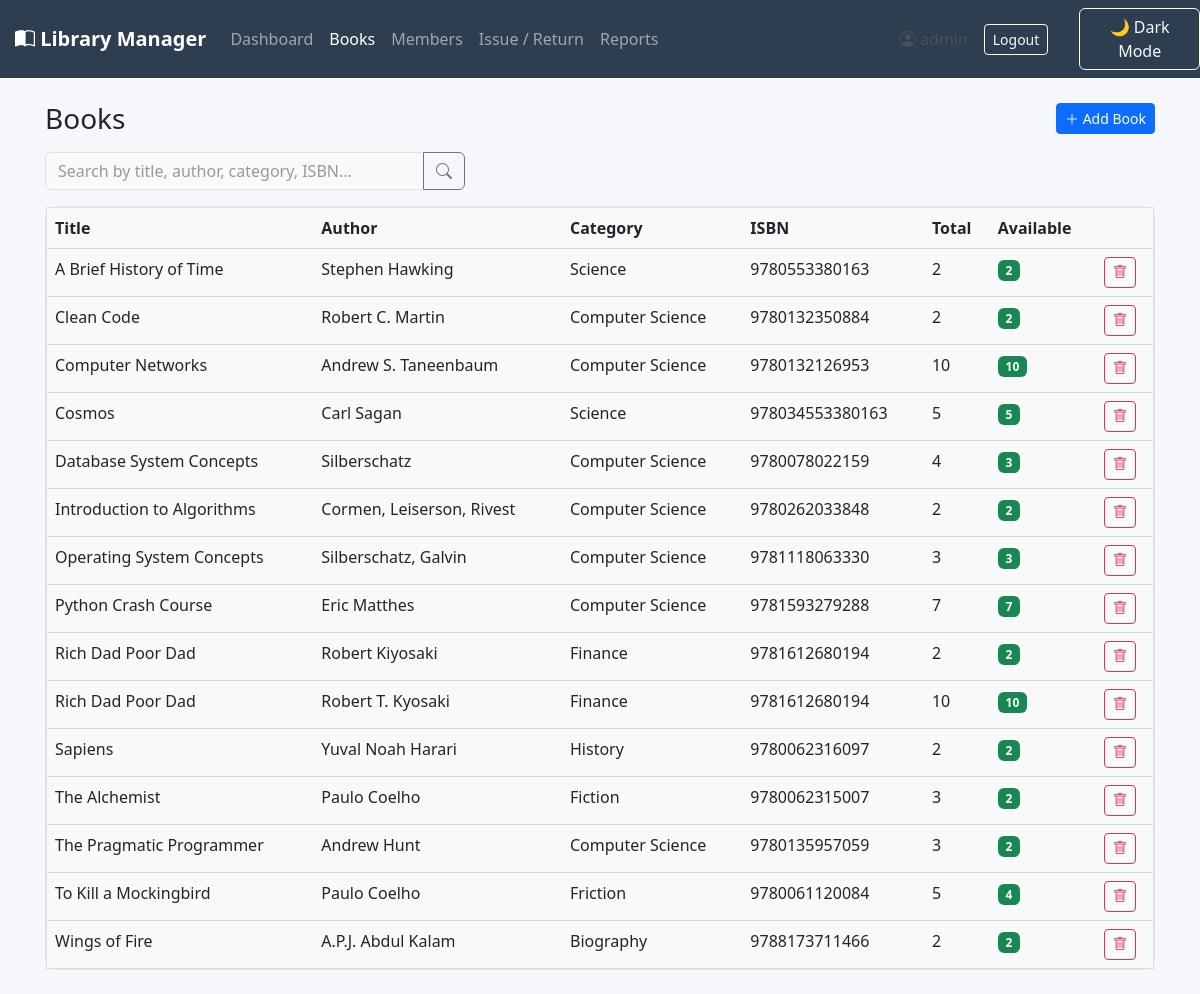
/books (signed in), run on the app's committed database.
### tables this page shows
CREATE TABLE books (
    book_id INTEGER PRIMARY KEY AUTOINCREMENT,
    title TEXT NOT NULL,
    author TEXT NOT NULL,
    publisher TEXT,
    isbn TEXT,
    category TEXT,
    total_copies INTEGER NOT NULL DEFAULT 1,
    available_copies INTEGER NOT NULL DEFAULT 1
);

### app.py (the view)
@app.route("/books")
@login_required
def books():
    query = request.args.get("q", "").strip()
    conn = get_connection()
    if query:
        like = f"%{query}%"
        rows = conn.execute(
            """SELECT * FROM books
               WHERE title LIKE ? OR author LIKE ? OR category LIKE ? OR isbn LIKE ?
               ORDER BY title""",
            (like, like, like, like),
        ).fetchall()
    else:
        rows = conn.execute("SELECT * FROM books ORDER BY title").fetchall()
    conn.close()
    return render_template("books.html", books=rows, query=query)

### app.py (called while the page is built)
def login_required(view):
    from functools import wraps
    @wraps(view)
    def wrapped(*args, **kwargs):
        if "user_id" not in session:
            flash("Please log in to continue.", "warning")
            return redirect(url_for("login"))
        return view(*args, **kwargs)
    return wrapped

### database.py (called while the page is built)
def get_connection():
    conn = sqlite3.connect(DB_PATH)
    conn.row_factory = sqlite3.Row
    conn.execute("PRAGMA foreign_keys = ON")
    return conn

### templates/books.html (shortened to what this page needs)
{% extends "base.html" %}
{% block content %}
<div class="d-flex justify-content-between align-items-center mb-3">
  <h3 class="mb-0">Books</h3>
  <button class="btn btn-primary btn-sm" data-bs-toggle="modal" data-bs-target="#addBookModal">
    <i class="bi bi-plus-lg"></i> Add Book
  </button>
</div>
<form method="GET" action="{{ url_for('books') }}" class="mb-3">
  <div class="input-group" style="max-width: 420px;">
    <input type="text" name="q" class="form-control" placeholder="Search by title, author, category, ISBN..." value="{{ query }}">
    <button class="btn btn-outline-secondary" type="submit"><i class="bi bi-search"></i></button>
  </div>
</form>
<div class="card">
  <div class="card-body p-0">
    <table class="table table-hover mb-0">
      <thead class="table-light">
        <tr>
          <th>Title</th>
          <th>Author</th>
          <th>Category</th>
          <th>ISBN</th>
          <th>Total</th>
          <th>Available</th>
          <th></th>
        </tr>
      </thead>
      <tbody>
        {% for b in books %}
        <tr>
          <td>{{ b.title }}</td>
          <td>{{ b.author }}</td>
          <td>{{ b.category or '-' }}</td>
          <td>{{ b.isbn or '-' }}</td>
          <td>{{ b.total_copies }}</td>
          <td>
            {% if b.available_copies > 0 %}
              <span class="badge bg-success">{{ b.available_copies }}</span>
            {% else %}
              <span class="badge bg-secondary">0</span>
            {% endif %}
          </td>
          <td>
            <form method="POST" action="{{ url_for('delete_book', book_id=b.book_id) }}"
                  onsubmit="return confirm('Delete this book?');">
              <button class="btn btn-sm btn-outline-danger"><i class="bi bi-trash"></i></button>
            </form>
          </td>
        </tr>
        {% else %}
        <tr><td colspan="7" class="text-center text-muted py-3">No books found.</td></tr>
        {% endfor %}
      </tbody>
    </table>
  </div>
</div>
{% endblock %}

### templates/base.html (shortened to what this page needs)
<!DOCTYPE html>
<html lang="en">
<head>
<link href="https://cdn.jsdelivr.net/npm/bootstrap@5.3.3/dist/css/bootstrap.min.css" rel="stylesheet">
<link href="https://cdn.jsdelivr.net/npm/bootstrap-icons@1.11.3/font/bootstrap-icons.css" rel="stylesheet">
<link href="{{ url_for('static', filename='style.css') }}" rel="stylesheet">
</head>
<body>
{% if session.user_id %}
<nav class="navbar navbar-expand-lg navbar-dark app-navbar">
  <div class="container-fluid">
    <a class="navbar-brand fw-semibold" href="{{ url_for('dashboard') }}">
      <i class="bi bi-book-half"></i> Library Manager
    </a>
    <div class="collapse navbar-collapse" id="navMenu">
      <ul class="navbar-nav me-auto mb-2 mb-lg-0">
        <li class="nav-item">
          <a class="nav-link {% if request.endpoint=='dashboard' %}active{% endif %}" href="{{ url_for('dashboard') }}">Dashboard</a>
        </li>
        <li class="nav-item">
          <a class="nav-link {% if request.endpoint=='books' %}active{% endif %}" href="{{ url_for('books') }}">Books</a>
        </li>
        <li class="nav-item">
          <a class="nav-link {% if request.endpoint=='members' %}active{% endif %}" href="{{ url_for('members') }}">Members</a>
        </li>
        <li class="nav-item">
          <a class="nav-link {% if request.endpoint=='issue_return' %}active{% endif %}" href="{{ url_for('issue_return') }}">Issue / Return</a>
        </li>
        <li class="nav-item">
          <a class="nav-link {% if request.endpoint=='reports' %}active{% endif %}" href="{{ url_for('reports') }}">Reports</a>
        </li>
      </ul>
      <span class="navbar-text me-3 text-light-emphasis">
        <i class="bi bi-person-circle"></i> {{ session.username }}
      </span>
      <a href="{{ url_for('logout') }}" class="btn btn-outline-light btn-sm">Logout</a>
    </div>
  </div>
  <button id="theme-toggle" class="btn btn-outline-light ms-3">
</button>
</nav>
{% endif %}
<div class="container my-4">
  {% block content %}{% endblock %}
</div>
</body>
</html>

### static/style.css (style rules this page uses)
:root { --brand-dark: #2c3e50; --brand-accent: hsl(216,38%,47%); --bg-color: #f5f7fa; --card-color: #f8f9fa; --text-color: #212529; --border-color: #d9d9d9; }
body { background-color: var(--bg-color); color: var(--text-color); }
.app-navbar { background-color: var(--brand-dark); }
.card { border-radius:0.6rem; background:var(--card-color); color:var(--text-color); border:1px solid var(--border-color); }
.table { background:var(--card-color); color:var(--text-color); }
.table th, .table td { background:var(--card-color); color:var(--text-color); border-color:var(--border-color); }
.form-control, .form-select { background:var(--card-color); color:var(--text-color); border:1px solid var(--border-color); }
.form-control::placeholder { color:#999; }
.card, .table, .table-responsive, .form-control, .form-select, .input-group-text, .list-group-item { background-color: #f8f9fa; color: #212529; border: 1px solid #dee2e6; transition: 0.3s; }
.container, .container-fluid { width:100%; padding-left:15px; padding-right:15px; }
.card, .stat-card { width:100%; border-radius:12px; }
.card { height:100%; border-radius:12px; }

### data on the page
books: title "A Brief History of Time", author "Stephen Hawking", category "Science", isbn "9780553380163", total_copies "2", available_copies "2"
books: title "Clean Code", author "Robert C. Martin", category "Computer Science", isbn "9780132350884", total_copies "2", available_copies "2"
books: title "Computer Networks", author "Andrew S. Taneenbaum", category "Computer Science", isbn "9780132126953", total_copies "10", available_copies "10"
books: title "Cosmos", author "Carl Sagan", category "Science", isbn "978034553380163", total_copies "5", available_copies "5"
books: title "Database System Concepts", author "Silberschatz", category "Computer Science", isbn "9780078022159", total_copies "4", available_copies "3"
books: title "Introduction to Algorithms", author "Cormen, Leiserson, Rivest", category "Computer Science", isbn "9780262033848", total_copies "2", available_copies "2"
books: title "Operating System Concepts", author "Silberschatz, Galvin", category "Computer Science", isbn "9781118063330", total_copies "3", available_copies "3"
books: title "Python Crash Course", author "Eric Matthes", category "Computer Science", isbn "9781593279288", total_copies "7", available_copies "7"
books: title "Rich Dad Poor Dad", author "Robert Kiyosaki", category "Finance", isbn "9781612680194", total_copies "2", available_copies "2"
books: title "Rich Dad Poor Dad", author "Robert T. Kyosaki", category "Finance", isbn "9781612680194", total_copies "10", available_copies "10"
books: title "Sapiens", author "Yuval Noah Harari", category "History", isbn "9780062316097", total_copies "2", available_copies "2"
books: title "The Alchemist", author "Paulo Coelho", category "Fiction", isbn "9780062315007", total_copies "3", available_copies "2"
books: title "The Pragmatic Programmer", author "Andrew Hunt", category "Computer Science", isbn "9780135957059", total_copies "3", available_copies "2"
books: title "To Kill a Mockingbird", author "Paulo Coelho", category "Friction", isbn "9780061120084", total_copies "5", available_copies "4"
books: title "Wings of Fire", author "A.P.J. Abdul Kalam", category "Biography", isbn "9788173711466", total_copies "2", available_copies "2"

### other printed values
{{ session.username }} "admin"
